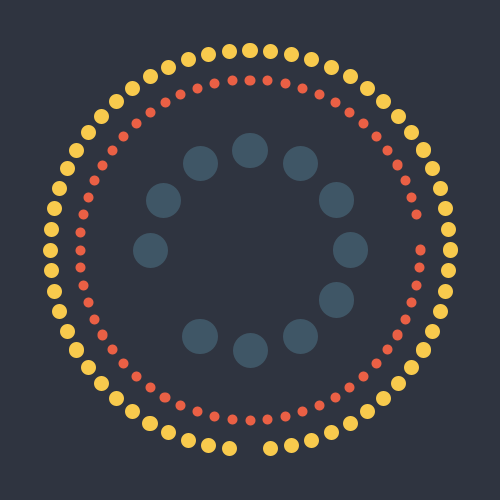
Frame 1 (no input)
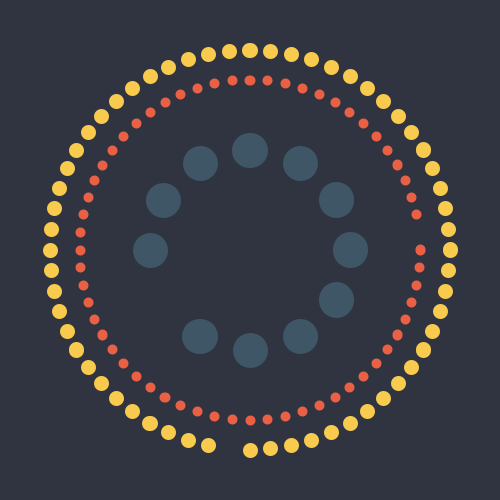
Frame 60 (the mouse pressed at the canvas centre just before this capture)
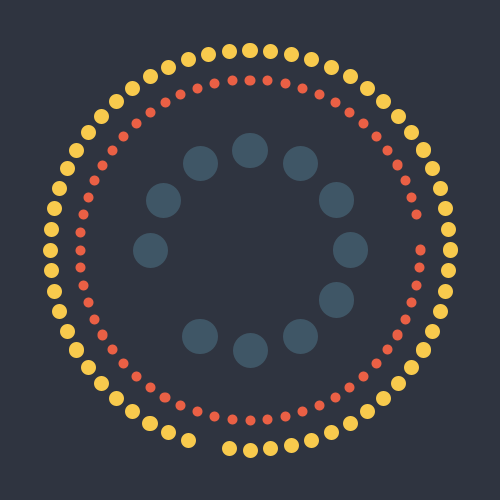
Frame 120 (the mouse held since frame 60 and released just before this capture)

The Processing sketch that drew these frames (run headless with seeded random() and noise(); from frame 60 on, the mouse is pressed at the canvas centre):

// Processing sketch: processing_109620
// ── processing_109620.pde

float x_sec, x_min, x_heu;
float y_sec, y_min, y_heu;
float incr_60 = -TWO_PI/60;
float incr_24 = -TWO_PI/12;
color col = #2F3440;

void setup() {
  size(500, 500);
  background(0);
}

void draw() {
  background(#2F3440);
  translate(width/2, height/2); 
  int secondes = second();
  int minutes = minute();
  int heure = abs(hour()-12);

  for (int i = 0; i<60; i++) {
    strokeWeight(15);
    if (i == secondes) {
      //fill(0);
      stroke(col);
    }
    else {
      //fill(255);
      stroke(#F8CA4D);
    }
    x_sec = sin(PI+i*incr_60)*200;
    y_sec = cos(PI+i*incr_60)*200;
    point(x_sec, y_sec);
  }

  for (int i = 0; i<60; i++) {
    strokeWeight(10);
    if (i == minutes) {
      //fill(0);
      stroke(col);
    }
    else {
      //fill(255);
      stroke(#EA6045);
    }
    x_min = sin(PI+i*incr_60)*170;
    y_min = cos(PI+i*incr_60)*170;
    point(x_min, y_min);
  }   

  for (int i = 0; i<12; i++) {
    strokeWeight(35);
    if (i == heure) {
      //fill(0);
      stroke(col);
    }
    else {
      //fill(255);
      stroke(#3F5666);
    }
    x_heu = sin(PI+i*incr_24)*100;
    y_heu = cos(PI+i*incr_24)*100;
    point(x_heu, y_heu);
  }
}
